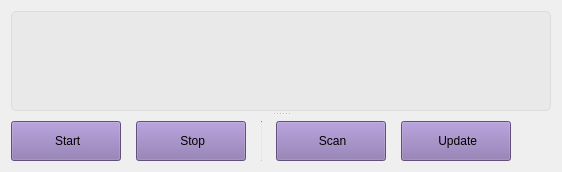
                          <widget class="QWidget" name="live">
                           <attribute name="title">
                            <string>Live Detect</string>
                           </attribute>
                           <layout class="QHBoxLayout" name="horizontalLayout_7">
                            <item>
                             <widget class="QSplitter" name="splitter">
                              <property name="orientation">
                               <enum>Qt::Vertical</enum>
                              </property>
                              <property name="handleWidth">
                               <number>5</number>
                              </property>
                              <widget class="QLabel" name="video_viewer">
                               <property name="sizePolicy">
                                <sizepolicy hsizetype="Expanding" vsizetype="Expanding">
                                 <horstretch>0</horstretch>
                                 <verstretch>1</verstretch>
                                </sizepolicy>
                               </property>
                               <property name="minimumSize">
                                <size>
                                 <width>100</width>
                                 <height>100</height>
                                </size>
                               </property>
                               <property name="autoFillBackground">
                                <bool>false</bool>
                               </property>
                               <property name="styleSheet">
                                <string notr="true">border: 1px solid rgb(220, 220, 220);
border-radius: 5px;
background-color: rgb(233, 233, 233);
padding: 5px;</string>
                               </property>
                               <property name="text">
                                <string/>
                               </property>
                               <property name="alignment">
                                <set>Qt::AlignCenter</set>
                               </property>
                              </widget>
                              <widget class="QWidget" name="layoutWidget">
                               <layout class="QHBoxLayout" name="horizontalLayout_11">
                                <property name="spacing">
                                 <number>15</number>
                                </property>
                                <property name="topMargin">
                                 <number>5</number>
                                </property>
                                <item>
                                 <widget class="QPushButton" name="btn_start_live">
                                  <property name="sizePolicy">
                                   <sizepolicy hsizetype="Fixed" vsizetype="Fixed">
                                    <horstretch>2</horstretch>
                                    <verstretch>0</verstretch>
                                   </sizepolicy>
                                  </property>
                                  <property name="minimumSize">
                                   <size>
                                    <width>110</width>
                                    <height>40</height>
                                   </size>
                                  </property>
                                  <property name="cursor">
                                   <cursorShape>PointingHandCursor</cursorShape>
                                  </property>
                                  <property name="styleSheet">
                                   <string notr="true">background-color: rgb(136, 112, 173);

</string>
                                  </property>
                                  <property name="text">
                                   <string> Start</string>
                                  </property>
                                  <property name="icon">
                                   <iconset resource="resources.qrc">
                                    <normaloff>:/icons/images/icons/play_white.svg</normaloff>:/icons/images/icons/play_white.svg</iconset>
                                  </property>
                                  <property name="flat">
                                   <bool>false</bool>
                                  </property>
                                 </widget>
                                </item>
                                <item>
                                 <widget class="QPushButton" name="btn_stop_live">
                                  <property name="sizePolicy">
                                   <sizepolicy hsizetype="Fixed" vsizetype="Fixed">
                                    <horstretch>2</horstretch>
                                    <verstretch>0</verstretch>
                                   </sizepolicy>
                                  </property>
                                  <property name="minimumSize">
                                   <size>
                                    <width>110</width>
                                    <height>40</height>
                                   </size>
                                  </property>
                                  <property name="cursor">
                                   <cursorShape>PointingHandCursor</cursorShape>
                                  </property>
                                  <property name="styleSheet">
                                   <string notr="true">background-color: rgb(136, 112, 173);
</string>
                                  </property>
                                  <property name="text">
                                   <string> Stop</string>
                                  </property>
                                  <property name="icon">
                                   <iconset resource="resources.qrc">
                                    <normaloff>:/icons/images/icons/rectangle_white.svg</normaloff>:/icons/images/icons/rectangle_white.svg</iconset>
                                  </property>
                                  <property name="flat">
                                   <bool>false</bool>
                                  </property>
                                 </widget>
                                </item>
                                <item>
                                 <widget class="Line" name="line">
                                  <property name="sizePolicy">
                                   <sizepolicy hsizetype="Ignored" vsizetype="Fixed">
                                    <horstretch>0</horstretch>
                                    <verstretch>0</verstretch>
                                   </sizepolicy>
                                  </property>
                                  <property name="minimumSize">
                                   <size>
                                    <width>1</width>
                                    <height>40</height>
                                   </size>
                                  </property>
                                  <property name="styleSheet">
                                   <string notr="true">background-color: rgb(200, 200, 200);</string>
                                  </property>
                                  <property name="lineWidth">
                                   <number>1</number>
                                  </property>
                                  <property name="orientation">
                                   <enum>Qt::Vertical</enum>
                                  </property>
                                 </widget>
                                </item>
                                <item>
                                 <widget class="QPushButton" name="btn_scan">
                                  <property name="sizePolicy">
                                   <sizepolicy hsizetype="Fixed" vsizetype="Fixed">
                                    <horstretch>1</horstretch>
                                    <verstretch>0</verstretch>
                                   </sizepolicy>
                                  </property>
                                  <property name="minimumSize">
                                   <size>
                                    <width>110</width>
                                    <height>40</height>
                                   </size>
                                  </property>
                                  <property name="styleSheet">
                                   <string notr="true">background-color: rgb(136, 112, 173);
</string>
                                  </property>
                                  <property name="text">
                                   <string> Scan</string>
                                  </property>
                                  <property name="icon">
                                   <iconset resource="resources.qrc">
                                    <normaloff>:/icons/images/icons/aperture_white.svg</normaloff>:/icons/images/icons/aperture_white.svg</iconset>
                                  </property>
                                 </widget>
                                </item>
                                <item>
                                 <widget class="QPushButton" name="btn_update">
                                  <property name="sizePolicy">
                                   <sizepolicy hsizetype="Fixed" vsizetype="Fixed">
                                    <horstretch>1</horstretch>
                                    <verstretch>0</verstretch>
                                   </sizepolicy>
                                  </property>
                                  <property name="minimumSize">
                                   <size>
                                    <width>110</width>
                                    <height>40</height>
                                   </size>
                                  </property>
                                  <property name="styleSheet">
                                   <string notr="true">background-color: rgb(136, 112, 173);
</string>
                                  </property>
                                  <property name="text">
                                   <string> Update</string>
                                  </property>
                                  <property name="icon">
                                   <iconset resource="resources.qrc">
                                    <normaloff>:/icons/images/icons/cil-data-transfer-up.png</normaloff>:/icons/images/icons/cil-data-transfer-up.png</iconset>
                                  </property>
                                 </widget>
                                </item>
                                <item>
                                 <spacer name="horizontalSpacer_9">
                                  <property name="orientation">
                                   <enum>Qt::Horizontal</enum>
                                  </property>
                                  <property name="sizeHint" stdset="0">
                                   <size>
                                    <width>40</width>
                                    <height>20</height>
                                   </size>
                                  </property>
                                 </spacer>
                                </item>
                               </layout>
                              </widget>
                             </widget>
                            </item>
                           </layout>
                          </widget>
